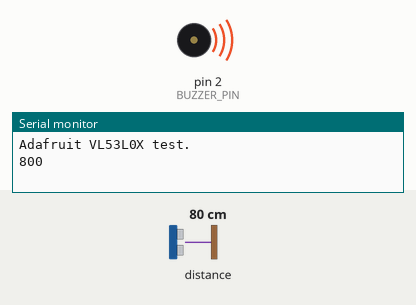
Bench run of a sketch on a simulated Arduino Uno, built with avr-gcc and run on an emulated ATmega328P. Parts: buzzer (waves = sounding, pin HIGH), the last lines printed to the serial monitor. Inputs (shaded band) come from the test bench; at power-on: distance to the obstacle 80 cm.

Above: at 0.08 s.
At 15.9 s:
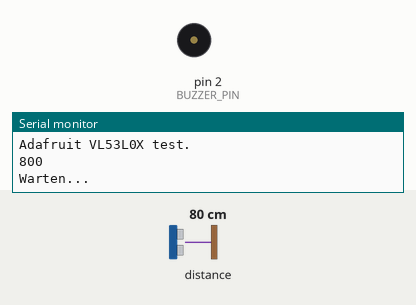
Timing chart, 0 to 33.8 s (numbered marks = the images above):
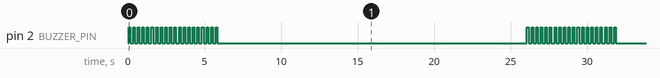

The sketch:

door-distance.ino
```cpp
#include "Adafruit_VL53L0X.h"

// Port des positiven
#define BUZZER_PIN 2

bool doorOpen = false;

Adafruit_VL53L0X lox = Adafruit_VL53L0X();

void setup() {
  Serial.begin(115200);

  pinMode(BUZZER_PIN, OUTPUT);

  // Warten, bis serieller Port verfügbar ist
  while (! Serial) {
    delay(1);
  }

  Serial.println("Adafruit VL53L0X test.");
  if (!lox.begin()) {
    Serial.println(F("Failed to boot VL53L0X"));
    while(1);
  }
   // start continuous ranging
  lox.startRangeContinuous();
}

void loop() {
  if (lox.isRangeComplete()) {
    uint16_t distance = lox.readRange();

    if(distance > 100 || distance == 0) {
      Serial.println(distance);
      for(int c=0; c<20; c++) {
        digitalWrite(BUZZER_PIN, HIGH);
        delay(100);
        digitalWrite(BUZZER_PIN, LOW);
        delay(200);
      }
    }
  }
  Serial.println("Warten...");
  delay(20000);
  Serial.println("Neue Schleife");
}
```

Measured:
- by itself, pin 2 (BUZZER_PIN): repeats every 26.0 s: HIGH 0.10 s, LOW 20.2 s, 19 × (HIGH 0.10 s, LOW 0.20 s)
- by itself, everything shown: repeats every 26.0 s, in 40 steps
